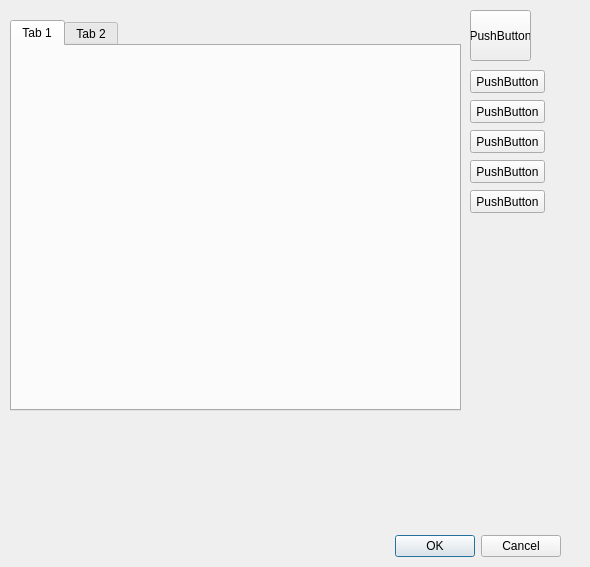
<?xml version="1.0" encoding="UTF-8"?>
<ui version="4.0">
 <class>Dialog</class>
 <widget class="QDialog" name="Dialog">
  <property name="geometry">
   <rect>
    <x>0</x>
    <y>0</y>
    <width>590</width>
    <height>567</height>
   </rect>
  </property>
  <property name="windowTitle">
   <string>Dialog</string>
  </property>
  <widget class="QDialogButtonBox" name="buttonBox">
   <property name="geometry">
    <rect>
     <x>220</x>
     <y>530</y>
     <width>341</width>
     <height>32</height>
    </rect>
   </property>
   <property name="orientation">
    <enum>Qt::Horizontal</enum>
   </property>
   <property name="standardButtons">
    <set>QDialogButtonBox::Cancel|QDialogButtonBox::Ok</set>
   </property>
  </widget>
  <widget class="QPushButton" name="pushButton_2">
   <property name="geometry">
    <rect>
     <x>470</x>
     <y>70</y>
     <width>75</width>
     <height>23</height>
    </rect>
   </property>
   <property name="text">
    <string>PushButton</string>
   </property>
  </widget>
  <widget class="QPushButton" name="pushButton_3">
   <property name="geometry">
    <rect>
     <x>470</x>
     <y>100</y>
     <width>75</width>
     <height>23</height>
    </rect>
   </property>
   <property name="text">
    <string>PushButton</string>
   </property>
  </widget>
  <widget class="QPushButton" name="pushButton_4">
   <property name="geometry">
    <rect>
     <x>470</x>
     <y>130</y>
     <width>75</width>
     <height>23</height>
    </rect>
   </property>
   <property name="text">
    <string>PushButton</string>
   </property>
  </widget>
  <widget class="QPushButton" name="pushButton_5">
   <property name="geometry">
    <rect>
     <x>470</x>
     <y>160</y>
     <width>75</width>
     <height>23</height>
    </rect>
   </property>
   <property name="text">
    <string>PushButton</string>
   </property>
  </widget>
  <widget class="QPushButton" name="pushButton_6">
   <property name="geometry">
    <rect>
     <x>470</x>
     <y>190</y>
     <width>75</width>
     <height>23</height>
    </rect>
   </property>
   <property name="text">
    <string>PushButton</string>
   </property>
  </widget>
  <widget class="QTabWidget" name="tabWidget">
   <property name="geometry">
    <rect>
     <x>10</x>
     <y>20</y>
     <width>451</width>
     <height>391</height>
    </rect>
   </property>
   <property name="currentIndex">
    <number>0</number>
   </property>
   <widget class="QWidget" name="tab">
    <attribute name="title">
     <string>Tab 1</string>
    </attribute>
   </widget>
   <widget class="QWidget" name="tab_2">
    <attribute name="title">
     <string>Tab 2</string>
    </attribute>
   </widget>
  </widget>
  <widget class="QPushButton" name="pushButton">
   <property name="geometry">
    <rect>
     <x>470</x>
     <y>10</y>
     <width>61</width>
     <height>51</height>
    </rect>
   </property>
   <property name="text">
    <string>PushButton</string>
   </property>
  </widget>
 </widget>
 <resources/>
 <connections>
  <connection>
   <sender>buttonBox</sender>
   <signal>accepted()</signal>
   <receiver>Dialog</receiver>
   <slot>accept()</slot>
   <hints>
    <hint type="sourcelabel">
     <x>248</x>
     <y>254</y>
    </hint>
    <hint type="destinationlabel">
     <x>157</x>
     <y>274</y>
    </hint>
   </hints>
  </connection>
  <connection>
   <sender>buttonBox</sender>
   <signal>rejected()</signal>
   <receiver>Dialog</receiver>
   <slot>reject()</slot>
   <hints>
    <hint type="sourcelabel">
     <x>316</x>
     <y>260</y>
    </hint>
    <hint type="destinationlabel">
     <x>286</x>
     <y>274</y>
    </hint>
   </hints>
  </connection>
 </connections>
</ui>
